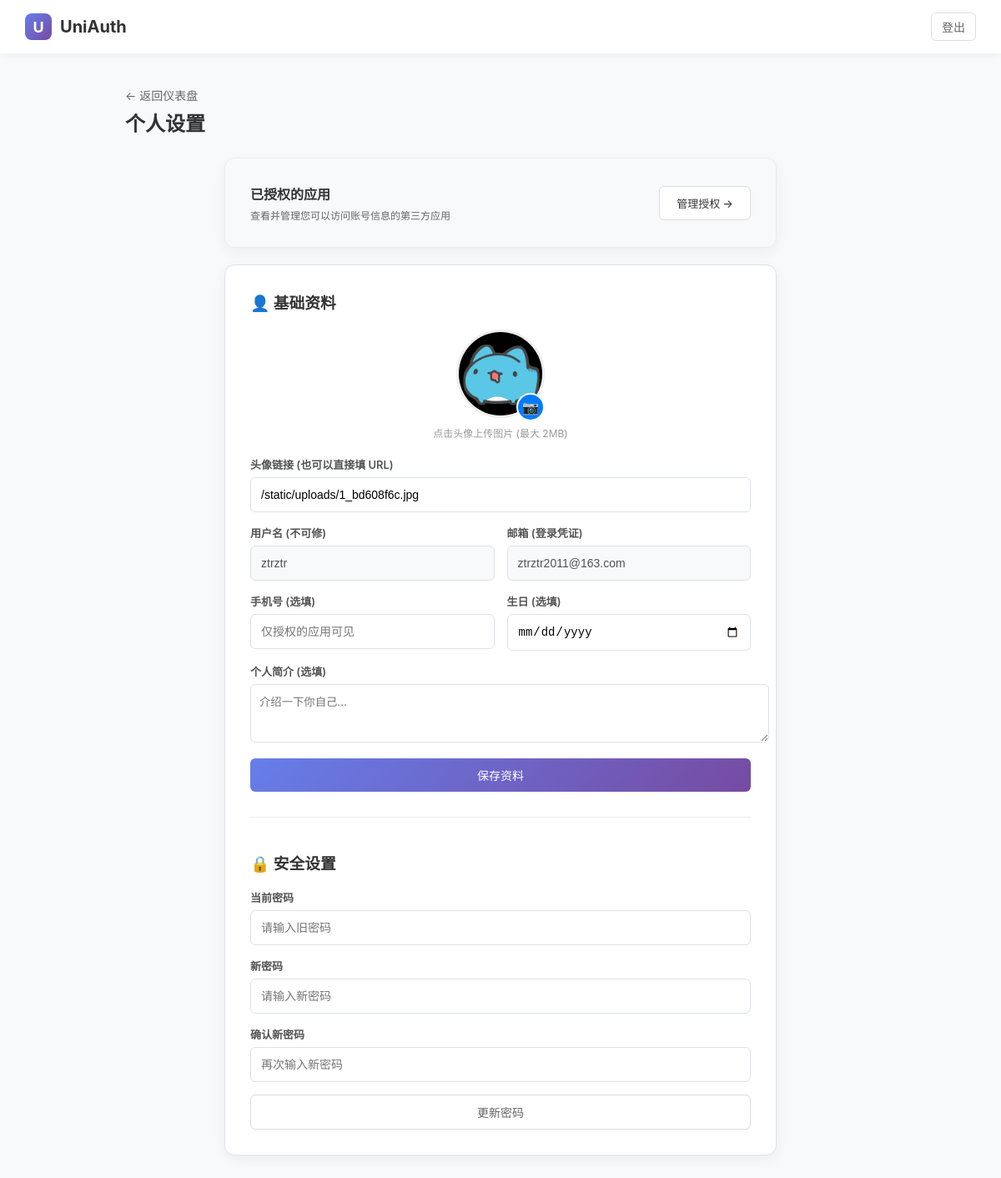
Screenshot of /profile (signed in) with the database file from the repository.
### app.py (models this page shows)
class User(db.Model):
    __tablename__ = 'users'
    id = db.Column(db.Integer, primary_key=True)
    username = db.Column(db.String(80), unique=True, nullable=False)
    password_hash = db.Column(db.String(200), nullable=False)
    avatar = db.Column(db.String(200), default="https://api.dicebear.com/7.x/avataaars/svg?seed=Felix")
    email = db.Column(db.String(120), unique=True, nullable=False)
    is_admin = db.Column(db.Boolean, default=False)
    created_at = db.Column(db.DateTime, default=datetime.datetime.utcnow)
    phone = db.Column(db.String(20), nullable=True)
    bio = db.Column(db.String(500), nullable=True) # 简介
    birthday = db.Column(db.Date, nullable=True)   # 生日
    apps = db.relationship('OAuthApp', backref='owner', lazy=True)

### app.py (the view, shortened to what this page needs)
@app.route('/profile', methods=['GET', 'POST'])
@login_required
def profile():
    user = get_current_user()
    return render_template('profile.html', user=user)

### app.py (called while the page is built)
def login_required(f):
    @wraps(f)
    def decorated_function(*args, **kwargs):
        if 'user_id' not in session: return redirect(url_for('login', redirect_uri=request.url))
        user = db.session.get(User, session['user_id'])
        if not user:
            session.clear()
            return redirect(url_for('login', redirect_uri=request.url))
        return f(*args, **kwargs)
    return decorated_function

def get_current_user():
    if 'user_id' in session: return db.session.get(User, session['user_id'])
    return None

### templates/profile.html (shortened to what this page needs)
{% extends "base.html" %}
{% block content %}
<div class="header-row">
    <div>
        <a href="/dashboard" style="text-decoration: none; color: #666; font-size: 14px;">← 返回仪表盘</a>
        <h2 style="margin: 5px 0;">个人设置</h2>
    </div>
</div>
<div class="card" style="max-width: 600px; margin: 0 auto 20px auto; display: flex; justify-content: space-between; align-items: center; background: #f8f9fa; border: 1px solid #e9ecef;">
    <div>
        <h4 style="margin: 0 0 5px 0;">已授权的应用</h4>
        <p style="margin: 0; font-size: 12px; color: #666;">查看并管理您可以访问账号信息的第三方应用</p>
    </div>
    <a href="/settings/authorized" class="btn" style="background: white; color: #333; border: 1px solid #ddd; font-size: 13px;">
        管理授权 →
    </a>
</div>
<div class="card" style="max-width: 600px; margin: 0 auto;">
    <h3 style="margin-top:0; margin-bottom: 20px;">👤 基础资料</h3>
    <form method="POST" enctype="multipart/form-data" style="margin-bottom: 40px; border-bottom: 1px solid #eee; padding-bottom: 30px;">
        <div style="text-align: center; margin-bottom: 20px;">
            <div style="position: relative; display: inline-block; cursor: pointer;" onclick="document.getElementById('fileInput').click()">
                <img src="{{ user.avatar }}" id="avatarPreview" style="width: 100px; height: 100px; border-radius: 50%; border: 3px solid #eee; object-fit: cover; transition: 0.2s;">
                <div style="position: absolute; bottom: 0; right: 0; background: #007bff; color: white; border-radius: 50%; width: 30px; height: 30px; display: flex; align-items: center; justify-content: center; border: 2px solid white;">
                    📷
                </div>
            </div>
            <p style="font-size: 12px; color: #999; margin-top: 5px;">点击头像上传图片 (最大 2MB)</p>
        </div>
        <div class="input-group">
            <label>头像链接 (也可以直接填 URL)</label>
            <input type="text" name="avatar_url" id="urlInput" value="{{ user.avatar }}" placeholder="https://..." oninput="document.getElementById('avatarPreview').src = this.value">
        </div>
        <div style="display: grid; grid-template-columns: 1fr 1fr; gap: 15px;">
            <div class="input-group">
                <label>用户名 (不可修)</label>
                <input type="text" value="{{ user.username }}" disabled style="background:#f8f9fa; cursor: not-allowed;">
            </div>
            <div class="input-group">
                <label>邮箱 (登录凭证)</label>
                <input type="text" value="{{ user.email }}" disabled style="background:#f8f9fa; cursor: not-allowed;">
            </div>
        </div>
        <div style="display: grid; grid-template-columns: 1fr 1fr; gap: 15px;">
            <div class="input-group">
                <label>手机号 (选填)</label>
                <input type="text" name="phone" value="{{ user.phone or '' }}" placeholder="仅授权的应用可见">
            </div>
            <div class="input-group">
                <label>生日 (选填)</label>
                <input type="date" name="birthday" value="{{ user.birthday or '' }}">
            </div>
        </div>
        <div class="input-group">
            <label>个人简介 (选填)</label>
            <textarea name="bio" rows="3" placeholder="介绍一下你自己..." style="width:100%; padding:10px; border:1px solid #dee2e6; border-radius:6px; font-family:inherit;">{{ user.bio or '' }}</textarea>
        </div>
        <button type="submit" class="btn btn-primary btn-block">保存资料</button>
    </form>
    <h3>🔒 安全设置</h3>
    <form method="POST">
        <div class="input-group">
            <label>当前密码</label>
            <input type="password" name="old_password" required placeholder="请输入旧密码">
        </div>
        <div class="input-group">
            <label>新密码</label>
            <input type="password" name="new_password" required placeholder="请输入新密码">
        </div>
        <div class="input-group">
            <label>确认新密码</label>
            <input type="password" name="confirm_password" required placeholder="再次输入新密码">
        </div>
        <button type="submit" class="btn btn-ghost btn-block">更新密码</button>
    </form>
</div>
{% endblock %}

### templates/base.html (style rules this page uses)
:root { --primary: #007bff; --primary-hover: #0069d9; --gradient-1: linear-gradient(135deg, #667eea 0%, #764ba2 100%); --danger: #dc3545; --bg: #f8f9fa; --card-bg: #ffffff; --border: #dee2e6; --text-main: #2c3e50; }
body { font-family: -apple-system, "Segoe UI", Roboto, "Helvetica Neue", Arial, sans-serif; margin: 0; padding: 0; background-color: var(--bg); color: #333; min-height: 100vh; display: flex; flex-direction: column; }
.card { background: var(--card-bg); padding: 30px; border-radius: 12px; box-shadow: 0 5px 15px rgba(0,0,0,0.05); margin-bottom: 20px; border: 1px solid var(--border); }
.input-group { margin-bottom: 15px; }
label { display: block; margin-bottom: 6px; font-weight: 600; color: #555; font-size: 13px; }
input[type="text"], input[type="password"], input[type="email"], input[type="date"] { width: 100%; padding: 12px; border: 1px solid var(--border); border-radius: 6px; font-size: 14px; box-sizing: border-box; transition: 0.2s; }
.btn { display: inline-block; padding: 10px 20px; border: none; border-radius: 6px; background: var(--primary); color: white; cursor: pointer; font-weight: 500; text-decoration: none; font-size: 14px; transition: all 0.2s; text-align: center; }
.btn-primary { background: var(--gradient-1); border: none; }
.btn-block { display: block; width: 100%; }
.btn-ghost { background: transparent; color: #666; border: 1px solid #ddd; }
.header-row { display: flex; justify-content: space-between; align-items: center; margin-bottom: 20px; }

### rows the page displays
User: avatar (picture), avatar_url "/static/uploads/1_bd608f6c.jpg", username "ztrztr", email "ztrztr2011@163.com"
